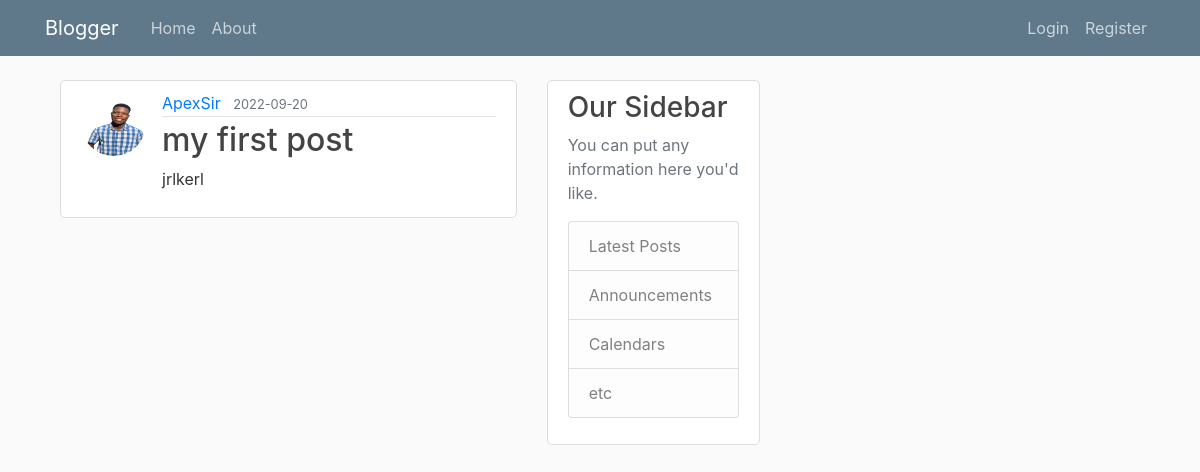
/post/1, run on the app's committed database.
### src/model.py (models this page shows, shortened)
class User(db.Model, UserMixin):
    id = db.Column(db.Integer, primary_key=True)
    username = db.Column(db.String(20), unique=True, nullable=False)
    email = db.Column(db.String(120), unique=True, nullable=False)
    image_file = db.Column(db.String(20), nullable=False, default='default.jpg')
    password = db.Column(db.String(60), nullable=False)
    posts = db.relationship('Post', backref='author', lazy=True)

class Post(db.Model):
    id = db.Column(db.Integer, primary_key=True)
    title = db.Column(db.String(100), nullable=False)
    date_posted = db.Column(db.DateTime, nullable=False, default=datetime.utcnow)
    content = db.Column(db.Text, nullable=False)
    user_id = db.Column(db.Integer, db.ForeignKey('user.id'), nullable=False)

### src/route/post_route.py (the view)
@app.route("/post/<int:post_id>")
def post(post_id):
    post = Post.query.get_or_404(post_id)
    return render_template('post.html', title=post.title, post=post)

### src/templates/post.html (shortened to what this page needs)
{% extends "base.html" %}
{% block content %}
  <article class="media content-section">
    <img class="rounded-circle article-img" src="{{ url_for('static', filename='profile_pics/' + post.author.image_file) }}">
    <div class="media-body">
      <div class="article-metadata">
        <a class="mr-2" href="{{ url_for('user_posts', username=post.author.username) }}">{{ post.author.username }}</a>
        <small class="text-muted">{{ post.date_posted.strftime('%Y-%m-%d') }}</small>
      </div>
      <h2 class="article-title">{{ post.title }}</h2>
      <p class="article-content">{{ post.content }}</p>
    </div>
  </article>
{% endblock content %}

### src/static/main.css (style rules this page uses)
body { background: #fafafa; color: #333333; margin-top: 5rem; }
h1, h2, h3, h4, h5, h6 { color: #444444; }
.content-section { background: #ffffff; padding: 10px 20px; border: 1px solid #dddddd; border-radius: 5px; margin-bottom: 20px; overflow-x:auto; }
.article-title { color: #444444; }
.article-content { white-space: pre-line; }
.article-img { height: 65px; width: 65px; margin-right: 16px; }
.article-metadata { padding-bottom: 1px; margin-bottom: 4px; border-bottom: 1px solid #e3e3e3 }

### data on the page
User: image_file (picture), author.username "ApexSir"
Post: date_posted "2022-09-20", title "my first post", content "jrlkerl"
